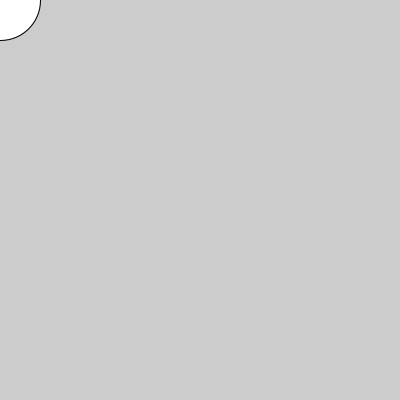
Frame 1 (no input)
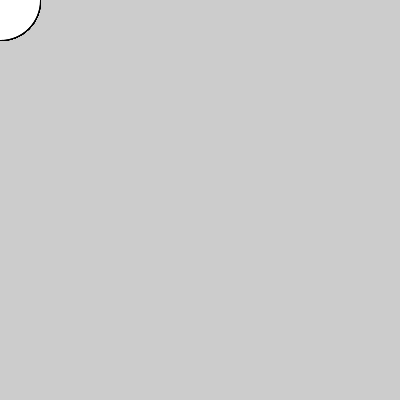
Frame 60 (the mouse pressed at the canvas centre just before this capture)
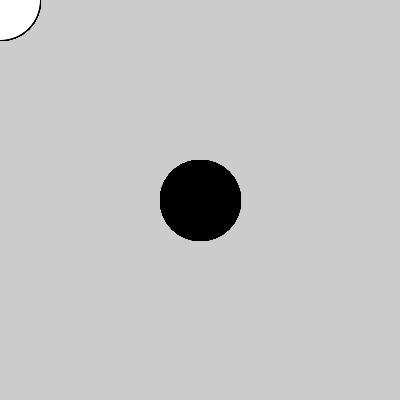
Frame 120 (the mouse held since frame 60 and released just before this capture)

The Processing sketch that drew these frames (run headless with seeded random() and noise(); from frame 60 on, the mouse is pressed at the canvas centre):

// Processing sketch: sandboxsk
// ── sandboxsk.pde
void setup() {
    size(400, 400);
}

void draw() {
    fill(mousePressed ? 0 : 255);
    ellipse(mouseX, mouseY, 80, 80);
}
